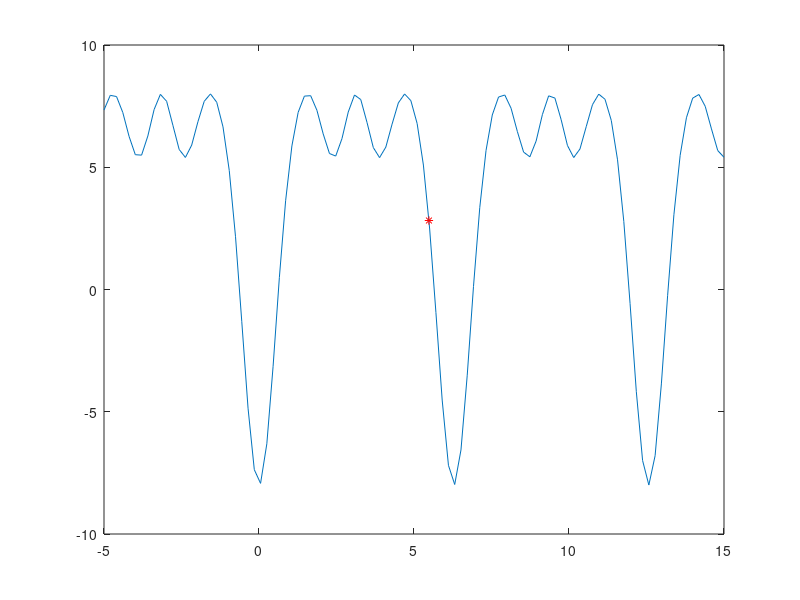

The MATLAB source for this figure:
f = @(x) 8 * power(sin(x), 2) - 8 * power(cos(x), 5);
f_dash = @(x) 16 * sin(x)*cos(x) + 40 * cos(x) * sin(x);
x1 = input('Enter the first condition ');
prec = input('Enter the precision upto which you want to calculate ');



x2 = x1 - (f(x1)/f_dash(x1)) ;

while abs(f(x2)) > prec
    x1 = x2;
    x2 = x1 - (f(x1)/f_dash(x1));
    fprintf("for now x2 is %d and f(%d) is %d\n", x2, x2, f(x2));
end

fprintf("The root obtained by the solution is %d\n", x2);

x = linspace(x1-10, x1+10, 100);
for i=1:100
    y(i) = f(x(i));
end
plot(x, y);
hold on
plot(x2, f(x2), 'r*');

        